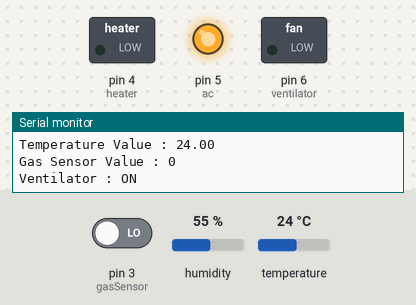
The sketch below on a simulated Arduino Uno, built for the host (arithmetic inside an expression is 32-bit, double 64-bit). Parts: switched loads named in the sketch (green lamp = pin HIGH), output pins drawn as LEDs (lit = HIGH), the last lines printed to the serial monitor. Inputs (shaded band) come from the test bench; at power-on: temperature 24 °C, pin 3 (gasSensor) LOW, humidity 55 %.

Above: at 1.2 s.
1.3 s: temperature set to 19 °C
7.4 s: temperature set to 16 °C
At 8.9 s:
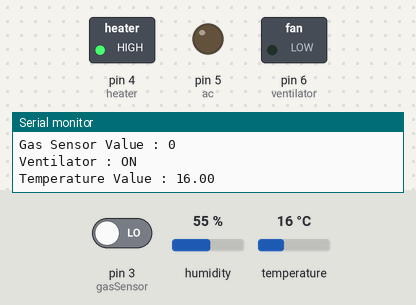
9.7 s: pin 3 (gasSensor) driven HIGH
At 10.5 s:
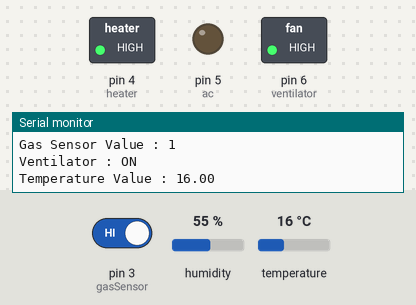
11.2 s: temperature set to 28 °C
At 12.9 s:
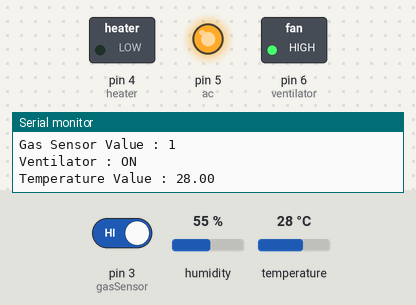
13.8 s: temperature set to 12 °C
At 15.4 s:
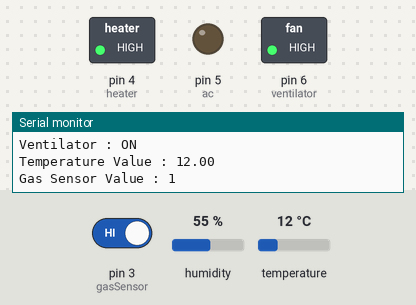
19.9 s: temperature set to 33 °C
At 22.0 s:
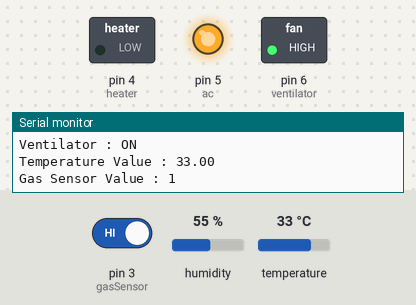
Timing chart, 0 to 23.5 s (numbered marks = the images above; inputs shaded):
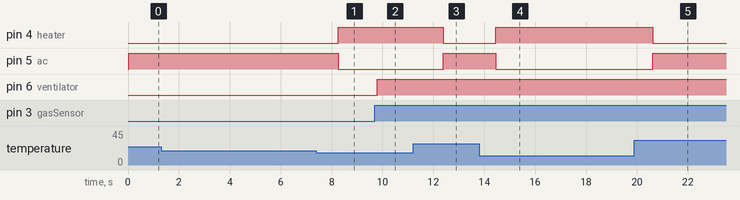

Measured:
- the behaviour switches between 18 and 17 °C on temperature (found by bisection; images 0 and 1)
- after the input at 7.4 s, pin 4 (heater): LOW → HIGH after 0.86 s; pin 5 (ac): HIGH → LOW after 0.86 s
- after the input at 9.7 s, pin 6 (ventilator): LOW → HIGH after 0.09 s
- after the input at 11.2 s, pin 4 (heater): HIGH → LOW after 1.2 s; pin 5 (ac): LOW → HIGH after 1.2 s
- after the input at 13.8 s, pin 4 (heater): LOW → HIGH after 0.64 s; pin 5 (ac): HIGH → LOW after 0.64 s
- after the input at 19.9 s, pin 4 (heater): HIGH → LOW after 0.73 s; pin 5 (ac): LOW → HIGH after 0.73 s

The sketch:

hvacSystem.ino
```cpp
#include <DHT.h>
#include <DHT_U.h>
#define DHTPIN 2
#define DHTTYPE DHT11
DHT dht(DHTPIN, DHTTYPE);
int gasSensor = 3;
int heater = 4;
int ac = 5;
int ventilator = 6;
float tempValue = 0;
int gasValue = 0;
void setup() {
  Serial.begin(9600);
  Serial.println("********HVAC SYSTEM********");
  dht.begin();
  pinMode(gasSensor, INPUT);
  pinMode(heater, OUTPUT);
  pinMode(ac, OUTPUT);
  pinMode(ventilator, OUTPUT);
}
int readSensor() {
  tempValue = dht.readTemperature();
  gasValue = digitalRead(gasSensor);
  Serial.print("Temperature Value : ");
  Serial.println(tempValue);
  Serial.print("Gas Sensor Value : ");
  Serial.println(gasValue);
}
void loop() {
  readSensor();
  if (tempValue < 18) {
    Serial.begin("Heater : ON /n AC : OOF");
    digitalWrite(heater, HIGH); //HIGH or true or 1
    digitalWrite(ac, LOW);
  }
  else if (tempValue >= 18 && tempValue <= 22) {
    Serial.begin("Heater : OFF /n AC : OOF");
    digitalWrite(heater, 0);
    digitalWrite(heater, 0);
  }
  else if (tempValue > 22) {
    Serial.begin("Heater : OFF /n AC : ON");
    digitalWrite(ac, true);
    digitalWrite(heater, false);
  }
  if (gasValue == 1) {
    Serial.println("Ventilator : ON");
    digitalWrite(ventilator, HIGH);
  }
  else {
    Serial.println("Ventilator : ON");
    digitalWrite(ventilator, LOW);
  }
}
```
